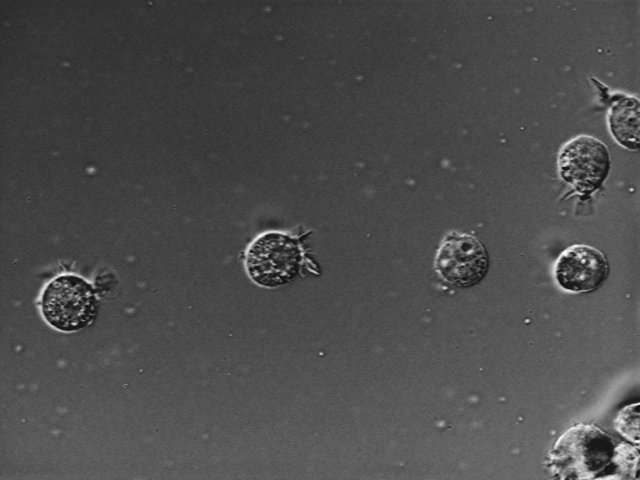
#> input picture supplier-data/images/example1.tiff, 640 x 480 px; its folder holds only this picture in this run
$ python changeImage.py
#> lines starting #> are read from the running program, lines starting #| are printed output that depends on the picture
#!/usr/bin/env python3
import os
from PIL import Image

image_path = 'supplier-data/images/'

for image_file in os.listdir(image_path):
    if image_file.endswith(".tiff"):
        img = Image.open(image_path + image_file).convert("RGB")
        filename = os.path.splitext(image_file)[0]

        img.resize((600, 400)).save(image_path + filename + '.jpeg' , 'jpeg')
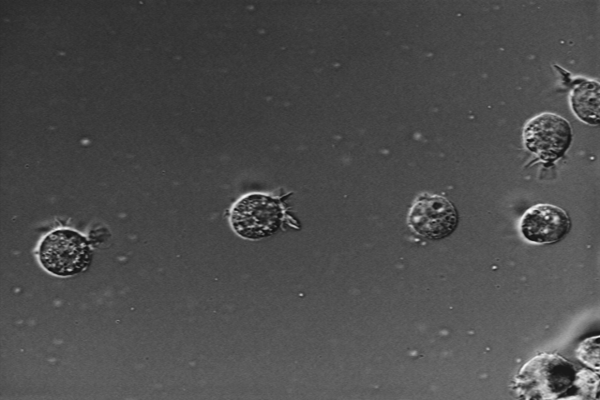
#> saved as example1.jpeg: PIL image 600x400 RGB; min 11, max 253, mean 76.6
